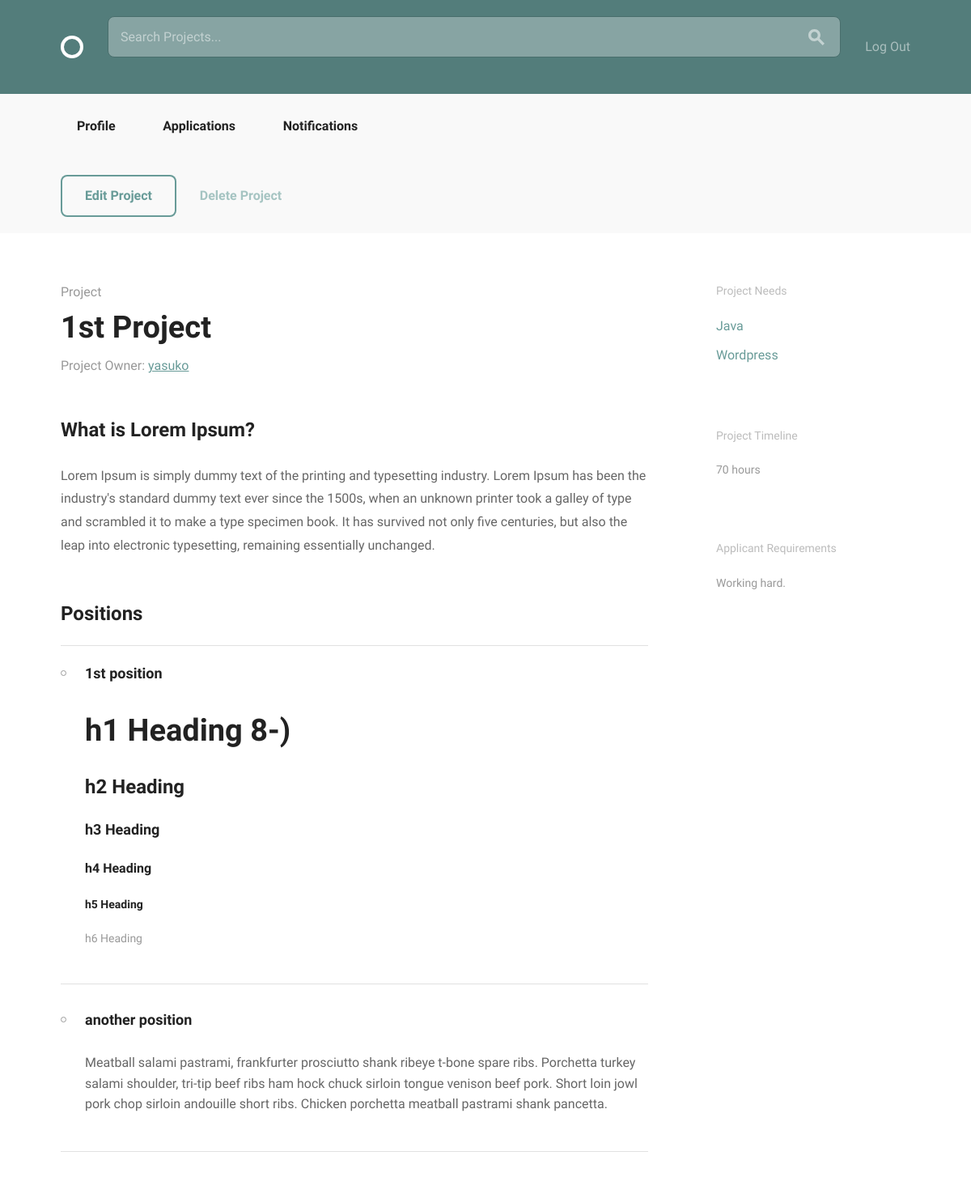
Page /projects/6/ (signed in) on the earlier database version.
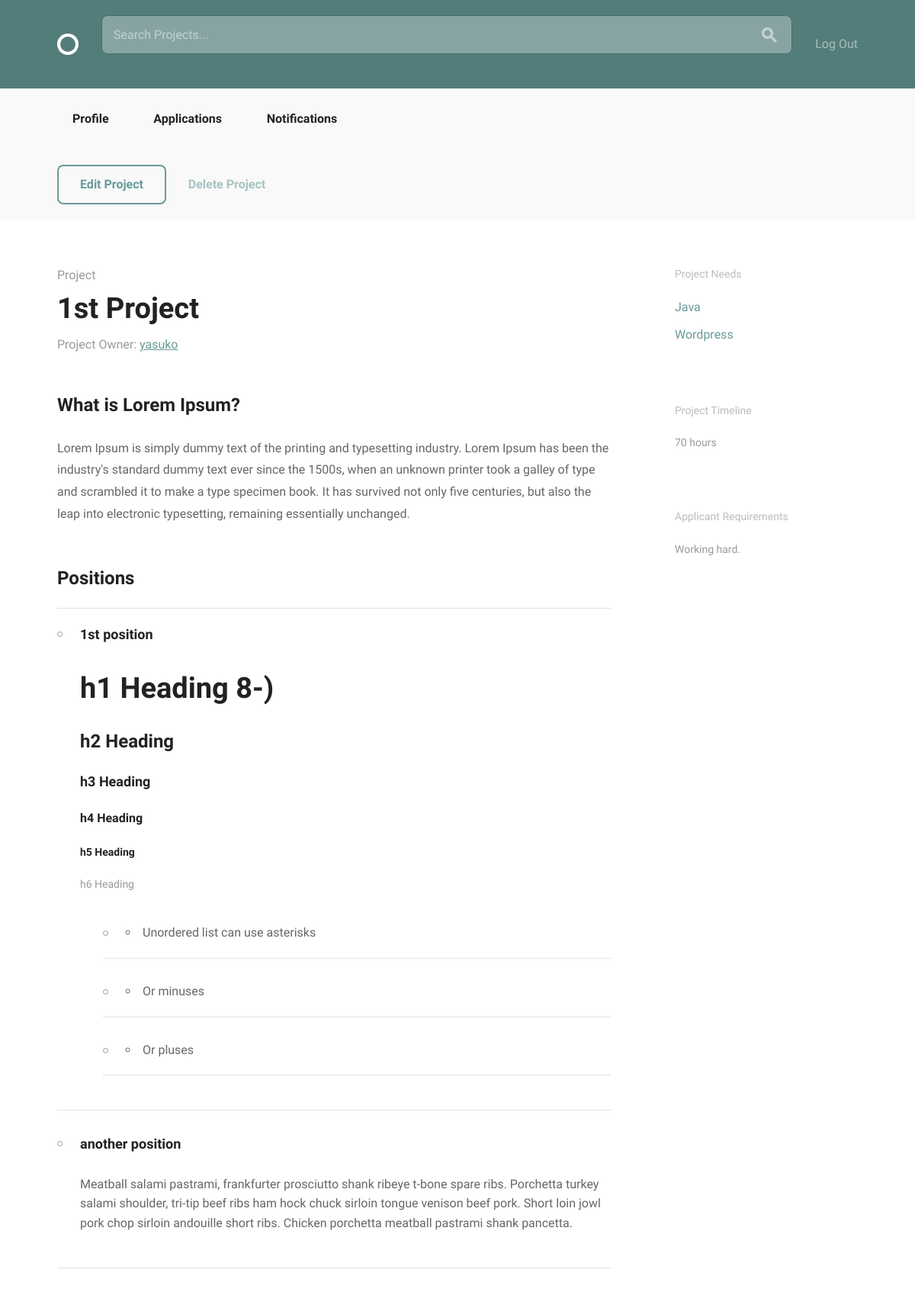
Same page on the later database version.
### projects/models.py (models this page shows, shortened)
class Position(models.Model):
    ANDROID = "Android"
    DESIGN = "Design"
    JAVA = "Java"
    PHP = "PHP"
    PYTHON = "Python"
    RAILS = "Rails"
    WORDPRESS = "Wordpress"
    iOS = "iOS"
    SKILLES_CHOICES = (
        (ANDROID, "Android Developer"),
        (DESIGN, "Designer"),
        (JAVA, "Java Developer"),
        (PHP, "PHP Developer"),
        (PYTHON, "Python Developer"),
        (RAILS, "Rails Developer"),
        (WORDPRESS, "Wordpress Developer"),
        (iOS, "iOS Developer")
    )
    project = models.ForeignKey(
        Project,
        null=True,
        related_name="positions",
        on_delete=models.CASCADE)
    title = models.CharField(max_length=100)
    description = models.TextField(max_length=500)
    skill = models.CharField(max_length=20, choices=SKILLES_CHOICES, default="")
    position_filled = models.BooleanField(default=False)
    applicants = models.ManyToManyField(
        settings.AUTH_USER_MODEL,
        through='Application')

### projects/views.py (the view)
# urls.py: url(r"^(?P<pk>\d+)/$", views.project_detail, name="project_detail"),
@login_required
def project_detail(request, pk):
    project = get_object_or_404(models.Project, pk=pk)
    positions = models.Position.objects.filter(project_id=pk)
    return render(
        request,
        'projects/project_detail.html', {
        'project': project,
        'positions': positions })

### accounts/models.py (called while the page is built)
    def __str__(self):
        return self.username

### projects/templatetags/project_extras.py (called while the page is built)
@register.filter('markdown_to_html')
def markdown_to_html(markdown_text):
    html_body = markdown2.markdown(markdown_text)
    return mark_safe(html_body)

### projects/templates/projects/project_detail.html (shortened to what this page needs)
{% extends "layout.html" %}
{% load static from staticfiles %}
{% load project_extras %}
{% block body_content %}
<div class="circle--actions--bar">
    <div class="bounds">
        {% if project.user == request.user %}
            <div class="grid-100">
                <a class="button" href="{% url "projects:project_edit" pk=project.pk %}">Edit Project</a>
                <a class="button button-text" href="{% url "projects:confirm" pk=project.pk %}">Delete Project</a>
            </div>
        {% endif %}
    </div>
</div>
<div class="bounds circle--page circle--article">
    <div class="grid-70">
        <div class="circle--article--header">
            <h4 class="circle--article--section">Project</h4>
            <h1 class="circle--article--title">{{ project.title }}</h1>
            <p class="circle--article--byline">Project Owner: <a href="{% url 'accounts:profile_detail' pk=project.user.id %}">{{ project.user }}</a></p>
        </div>
        <div class="circle--article--body">
            {{ project.description | markdown_to_html }}
        </div>
        <div class="circle--project--positions">
            <h2>Positions</h2>
            <ul class="circle--group--list">
                {% for position in positions %}
                    <li>
                        <h3>{{ position.title }}</h3>
                        <p>{{ position.description | markdown_to_html }}</p>
                    </li>
                {% endfor %}
            </ul>
        </div>
    </div>
    <div class="grid-25 grid-push-5">
        <div class="circle--secondary--module">
            <h3>Project Needs</h3>
            <ul class="circle--link--list">
                {% for position in positions %}
                    <li><a>{{ position.skill }}</a></li>
                {% endfor %}
            </ul>
        </div>
        <div class="circle--secondary--module">
            <h3>Project Timeline</h3>
            <p>{{ project.estimated_time }} hours</p>
        </div>
        <div class="circle--secondary--module">
            <h3>Applicant Requirements</h3>
            <p>{{ project.requirements }}.</p>
        </div>
    </div>
</div>
{% endblock %}

Differences in the rows shown:
changed Position "1st position": description "h1 Heading 8-) h2 Heading h3 Heading h4 Heading h5 Heading h6 Heading" → "h1 Heading 8-) h2 Heading h3 Heading h4 Heading h5 Heading h6 Heading Unordered list can use asterisks Or minuses Or pluses"
